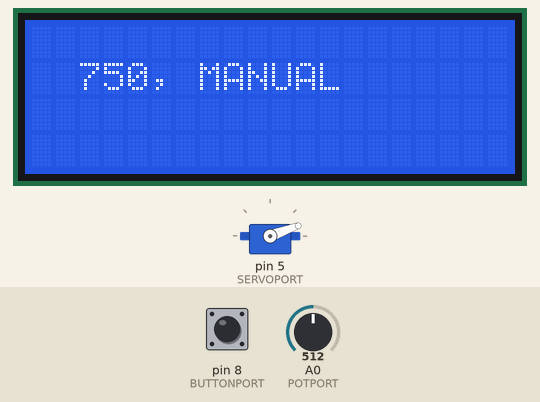
The program below on a simulated Arduino Uno, built with avr-gcc and run on an emulated ATmega328P. Shown: servo, 20×4 character LCD. The test bench sets the inputs (shaded band); at power-on: pin 8 (BUTTONPORT) LOW, A0 (POTPORT) = 512. What the program prints to the serial monitor is not drawn.

Above: at 1.2 s.
1.3 s: pin 8 (BUTTONPORT) pulled HIGH for 3.2 s
At 4.0 s:
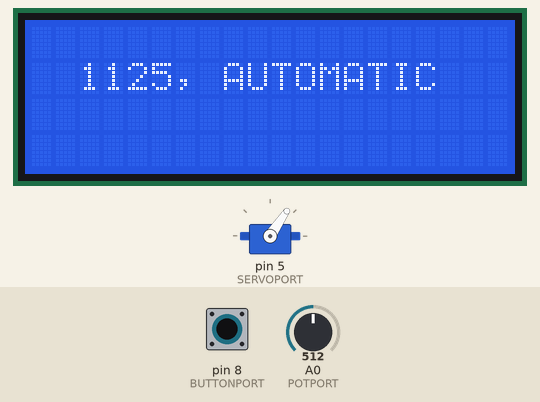
7.5 s: pin 8 (BUTTONPORT) pulled HIGH for 0.15 s
At 8.5 s:
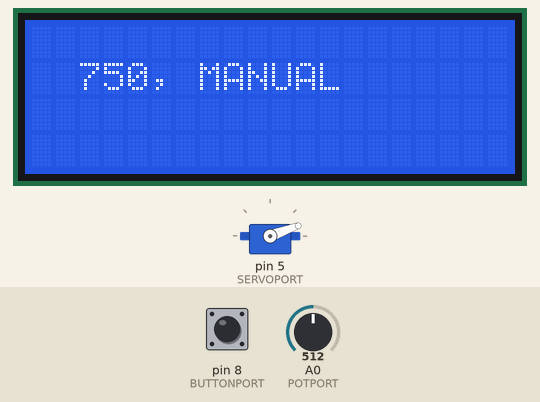
15.2 s: pin 8 (BUTTONPORT) pulled HIGH for 3.2 s
At 18.3 s:
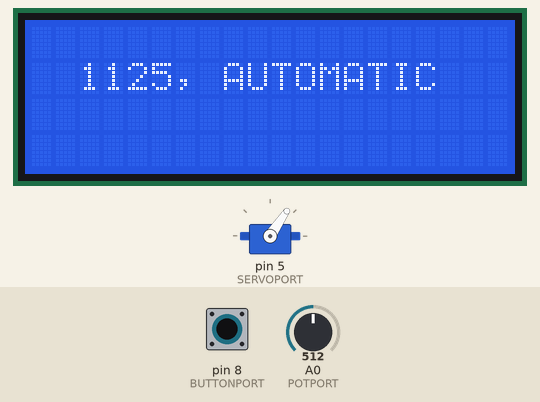
21.4 s: A0 (POTPORT) set to 716
At 22.1 s:
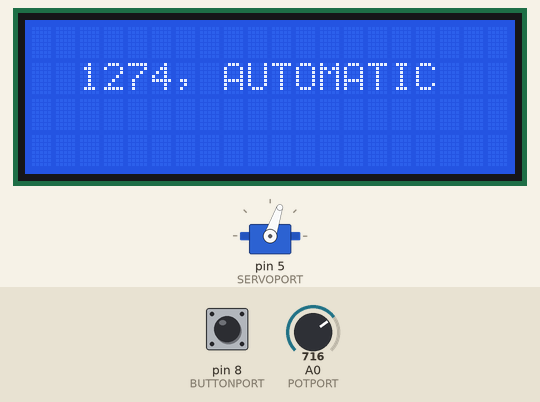
Timing chart, 0 to 24.4 s (numbered marks = the images above; inputs shaded):
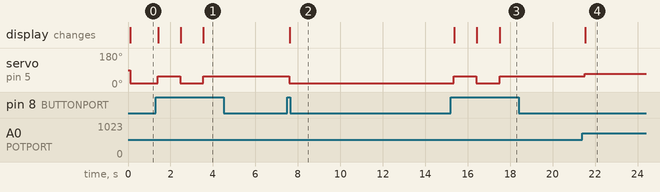

The program:

main.cpp
```cpp
#include "Arduino.h"
#include "Config.h"
#include "scheduler.h"

#include "task/ReadingTask.h"
#include "task/UpdateTask.h"
#include "task/SendingTask.h"
#include "task/ButtonTask.h"
#include "changeStateTask.h"

Scheduler scheduler;
ChangeStateTask* stateHandler;


void setup() {

  pinMode(BUTTONPORT,INPUT);
  pinMode(POTPORT,INPUT);

  stateHandler = new ChangeStateTask();
  stateHandler->init();

  scheduler.init(100);
  //baseperiod in millisecondi

  Task* t0 = new ButtonTask(stateHandler);
  t0->init(100);
  scheduler.addTask(t0);

  Task* t1 = new SendingTask(stateHandler);
  t1->init(100);
  scheduler.addTask(t1);

  Task* t2 = new UpdateTask(stateHandler);
  t2->init(100);
  scheduler.addTask(t2);

  Task* t3 = new ReadingTask(stateHandler);
  t3->init(100);
  scheduler.addTask(t3);

  stateHandler->setStateManual();

  Serial.begin(9600);
}

void loop() {
  scheduler.schedule();
}
```

changeStateTask.cpp
```cpp
#include "ChangeStateTask.h"
#include "Config.h"

ChangeStateTask::ChangeStateTask() {
}

void ChangeStateTask::init() {
    /* setta tutti i device che deve usare. E' da qui che prende le info dei vari device per fare i calcoli*/
}

void ChangeStateTask::setAngle(int newAngle) {
    this->currentAngle = newAngle;
}

int ChangeStateTask::getAngle() {
    return this->currentAngle;
}

void ChangeStateTask::setStateAutomatic() {
    state=AUTO;
}
bool ChangeStateTask::isStateAutomatic(){
    return state==AUTO;
}

void ChangeStateTask::setStateManual(){
    state=MAN;
}
bool ChangeStateTask::isStateManual(){
    return state==MAN;
}
```

changeStateTask.h
```cpp
#ifndef __CHANGESTATETASK__
#define __CHANGESTATETASK__

class ChangeStateTask {

    public:
    ChangeStateTask();

    void init();

    void setAngle(int newAngle);
    int getAngle();

    void setStateAutomatic();
    bool isStateAutomatic();

    void setStateManual();
    bool isStateManual();

    private:
    enum {MAN, AUTO} state;
    double currentAngle;

};

#endif
```

scheduler.cpp
```cpp
#include "scheduler.h"

volatile bool timer_Flag;

void timerHandler(void){
  timer_Flag = true;
}

void Scheduler::init(int basePeriod){
  ///////////////////////////////
  this->basePeriod = basePeriod;
  timer_Flag = false;
    //long period = basePeriod;
    //period dovrebbe essere sui 100 millisecondi
  timer.initialize(this->basePeriod);
  timer.attachInterrupt(timerHandler);
  nTasks = 0;
}

bool Scheduler::addTask(Task* task){
  if (nTasks < MAX_TASKS-1){
    taskList[nTasks] = task;
    nTasks++;
    return true;
  } else {
    return false;
  }
}

void Scheduler::schedule(){

  while (!timer_Flag) {
  }

  timer_Flag = false;

  for (int i = 0; i < nTasks; i++) {
    if (taskList[i]->updateAndCheckTime(basePeriod)){

      taskList[i]->tick();
    }
  }
}
```

scheduler.h
```cpp
#ifndef __SCHEDULER_H__
#define __SCHEDULER_H__

#include "Task/Task.h"
#include "TimerOne.h"

#define MAX_TASKS 10 //numero di task da poter aggiungere allo scheduler

class  Scheduler
{
    int basePeriod; //intervallo di tempo per un'esecuzione completa
    int nTasks; //numero di task da eseguire totali
    Task* taskList[MAX_TASKS]; //vettore di puntatori ai task da eseguire
    TimerOne timer;

    public:
    void init(int basePeriod);
    virtual bool addTask(Task* Task);
    virtual void schedule();

};

#endif
```

ButtonTask.h
```cpp
/* To check button and seriale */
#ifndef __BUTTONTASK__
#define __BUTTONTASK__

#include "task.h"
#include "ChangeStateTask.h"

class ButtonTask: public Task {

    public:
    ButtonTask(ChangeStateTask* stateHandler);
    void tick();

    private:
    long stateTimestamp;
    ChangeStateTask* stateHandler;

};

#endif
```

ButtonTaskImpl.cpp
```cpp
#include "ButtonTask.h"
#include "Arduino.h"

unsigned long startDelay = 0;

ButtonTask::ButtonTask(ChangeStateTask* stateHandler) {
    this->stateHandler = stateHandler;
}

void ButtonTask::tick()
{
    if (digitalRead(BUTTONPORT) == HIGH && (millis()-startDelay)>=1000)
    {

        Serial.write("Button pressed, changing state\n");
        if(stateHandler->isStateManual()) {
            stateHandler->setStateAutomatic();
        } else {
            stateHandler->setStateManual();
        }
        startDelay=millis();

    }
    Serial.write("é passato: ");
    Serial.println(startDelay);
}
```

ReadingTask.h
```cpp
#ifndef __READINGTASK__
#define __READINGTASK__

#include "task.h"
#include "changeStateTask.h"

class ReadingTask: public Task {

public:
  ReadingTask(ChangeStateTask* stateHandler);
  void tick();


  private:
  long stateTimeStamp;
  ChangeStateTask* stateHandler;
  void read();

};

#endif
```

ReadingTaskImpl.cpp
```cpp
#include "ReadingTask.h"
#include "Arduino.h"
#include "Config.h"

String incomingString;
double angle = 750;
// enum {MAN, AUTO} mode;

ReadingTask::ReadingTask(ChangeStateTask* stateHandler) {
    this->stateHandler = stateHandler;
}

void ReadingTask::tick() {
   Serial.print("Entro in reading: ");
    read();
    // if(mode==MAN && !stateHandler->isStateManual()) {
    //     stateHandler->setStateManual();
    // }
    stateHandler->setAngle(angle);
    Serial.print("Esco da reading: ");
}

char incomingMessage[50]; // Buffer to hold incoming message
int index = 0;

void ReadingTask::read() {

  if(Serial.available() < 0) {
    Serial.print("No data available");
  }
    //Checks for available data on the serial
  while (Serial.available() > 0 && index < 50) { // Read until newline or buffer full
    char incomingByte = Serial.read();
    if (incomingByte != '\n') { // If the byte is not a newline character
      incomingMessage[index] = incomingByte; // Store it in the buffer
      index++;
    } else {
      incomingMessage[index] = '\0'; // Null-terminate the string
      Serial.print("Message received: ");
      Serial.println(incomingMessage);
      index = 0; // Reset index for next message
    }
  }
     //incomingString = Serial.readString();


  // if (incomingString.length() > 0) {

  //   Serial.write("Sono in reading 2");

  //     int commaPos = incomingString.indexOf(',');
  //     int newlinePos = incomingString.indexOf('\n');

  //     // Extract angle and mode strings
  //     String angleString = incomingString.substring(0, commaPos);
  //     String modeString = incomingString.substring(commaPos + 1, newlinePos);

  //     // Convert angle string to integer
  //     angle = angleString.toInt();

  //     // Compare mode string to determine mode
  //     mode = (modeString == "MANUAL") ? MAN : AUTO;
  //     Serial.write("Sono in reading 3");
  //     Serial.write(mode);
  // }


}
```

SendingTask.h
```cpp
#ifndef __SENDINGTASK__
#define __SENDINGTASK__

#include "task.h"
#include "changeStateTask.h"

class SendingTask: public Task {

public:
  SendingTask(ChangeStateTask* stateHandler);
  void tick();

  private:
  long stateTimeStamp;
  ChangeStateTask* stateHandler;
};

#endif
```

SendingTaskImpl.cpp
```cpp
#include "SendingTask.h"
#include "Arduino.h"
#include "Config.h"

SendingTask::SendingTask(ChangeStateTask* stateHandler) {
    this->stateHandler = stateHandler;
}

void SendingTask::tick() {
    if(stateHandler->isStateAutomatic()) {
        int sensorValue = analogRead(POTPORT);
        int servoAngle = map(sensorValue, 0, 1023, MINANGLE, MAXANGLE);
        stateHandler->setAngle(servoAngle);
        Serial.write("PAPERELLA GAY");
    }

        while (Serial.read() >= 0); // do nothing

        String message = String(stateHandler->getAngle()) + ", " + (stateHandler->isStateManual() ? "MANUAL" : "AUTOMATIC");
        Serial.println(message);

        //delay(1000);
}
```

UpdateTask.h
```cpp
#ifndef __UPDATETASK__
#define __UPDATETASK__

#include <ServoTimer2.h>
#include <LiquidCrystal_I2C.h>

#include "task.h"
#include "changeStateTask.h"
#include "Config.h"
#include "Arduino.h"

class UpdateTask: public Task {

public:
  UpdateTask(ChangeStateTask* stateHandler);
  void tick();

  void setLCD();
  void setServo();
  int getPot();

 private:
  long stateTimeStamp;
  ChangeStateTask* stateHandler;
};

#endif
```

UpdateTaskImpl.cpp
```cpp
#include "UpdateTask.h"

double servoAngle = 0;
bool autoMode = true;
ServoTimer2 servo;
LiquidCrystal_I2C lcd(0x27,20,4);

UpdateTask::UpdateTask(ChangeStateTask* stateHandler) {
    this->stateHandler = stateHandler;

    servo.attach(SERVOPORT); // Attach servo to pin

    lcd.init(); // Initialize the LCD
    lcd.backlight(); // Turn on the backlight
}

void UpdateTask::tick() {
   setLCD();
   setServo();
}

void UpdateTask::setLCD() {
    lcd.clear();
    lcd.setCursor(2,1);
    lcd.print(stateHandler->getAngle());
    lcd.print(", ");
    lcd.print(stateHandler->isStateManual() ? MANUAL : AUTOMATIC);
}

void UpdateTask::setServo() {
    servoAngle = stateHandler->getAngle();
    if (servoAngle >= MINANGLE && servoAngle <= MAXANGLE) {
        servo.write(servoAngle);
    }
}
```

task.h
```cpp
#ifndef __TASK__
#define __TASK__

#include "Config.h"
#include "Arduino.h"

class Task {
  private:
    //int myPeriod;
    int startPeriod;
    int timeElapsed;
    int myPeriod;

  public:
    long elapsedTimeInState();

    virtual void init(int period)
    {
      /*
        in una task generica ho bisogno di:
        - lo start time tramite millis();
        - timeElapsed settato inizialmente a 0
          (aumentano ad ogni tick di Period)
      */
    startPeriod = millis();
    timeElapsed = 0;
    myPeriod = period;
    }

    virtual void tick() = 0;

    bool updateAndCheckTime(int basePeriod)
    {
      timeElapsed += basePeriod;
      if (timeElapsed >= myPeriod){
        timeElapsed = 0;
        return true;
      } else {
        return false;
      }
    }
};

#endif
```

Config.h
```cpp
#ifndef __CONFIG_H__
#define __CONFIG_H__

#define MANUAL "MANUAL"
#define AUTOMATIC "AUTOMATIC"

#define SERVOPORT 5
#define BUTTONPORT 8
#define POTPORT A0


#define MAXANGLE 1500
#define MINANGLE 750


#endif
```

Measured:
- after the input at 1.3 s, servo on pin 5 (SERVOPORT): 20° → 56° after 0.11 s, → 20° 1.0 s later, → 56° 1.1 s later; the display: changes after 0.12 s (image 1)
- after the input at 7.5 s, servo on pin 5 (SERVOPORT): 56° → 20° after 0.10 s; the display: changes after 0.13 s (image 2)
- after the input at 15.2 s, servo on pin 5 (SERVOPORT): 20° → 56° after 0.15 s, → 20° 1.1 s later, → 56° 1.1 s later; the display: changes after 0.16 s (image 3)
- after the input at 21.4 s, servo on pin 5 (SERVOPORT): 56° → 71° after 0.12 s; the display: changes after 0.14 s (image 4)
